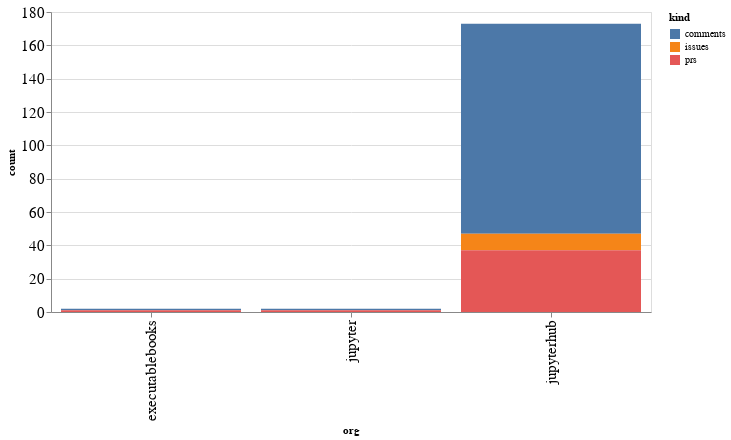

Notebook code cell kept with this figure:
### Code cell
alt.Chart(org_summaries, width=600).mark_bar().encode(
    x='org',
    y='count',
    color='kind',
    tooltip="org"
)

### Figure 1 — Vega-Lite specification as saved in the notebook (floating-point values rounded to 4 significant figures)
{"config": {"axisLeft": {"labelFontSize": 15}, "axisBottom": {"labelFontSize": 15}}, "data": {"name": "data-d57e90774da0cf55f54b13710f09c583"}, "mark": "bar", "encoding": {"color": {"type": "nominal", "field": "kind"}, "tooltip": {"type": "nominal", "field": "org"}, "x": {"type": "nominal", "field": "org"}, "y": {"type": "quantitative", "field": "count"}}, "width": 600, "$schema": "https://vega.github.io/schema/vega-lite/v4.8.1.json", "datasets": {"data-d57e90774da0cf55f54b13710f09c583": [{"org": "executablebooks", "kind": "comments", "count": 1}, {"org": "executablebooks", "kind": "prs", "count": 1}, {"org": "jupyter", "kind": "comments", "count": 1}, {"org": "jupyter", "kind": "prs", "count": 1}, {"org": "jupyterhub", "kind": "comments", "count": 126}, {"org": "jupyterhub", "kind": "issues", "count": 10}, {"org": "jupyterhub", "kind": "prs", "count": 37}]}}
